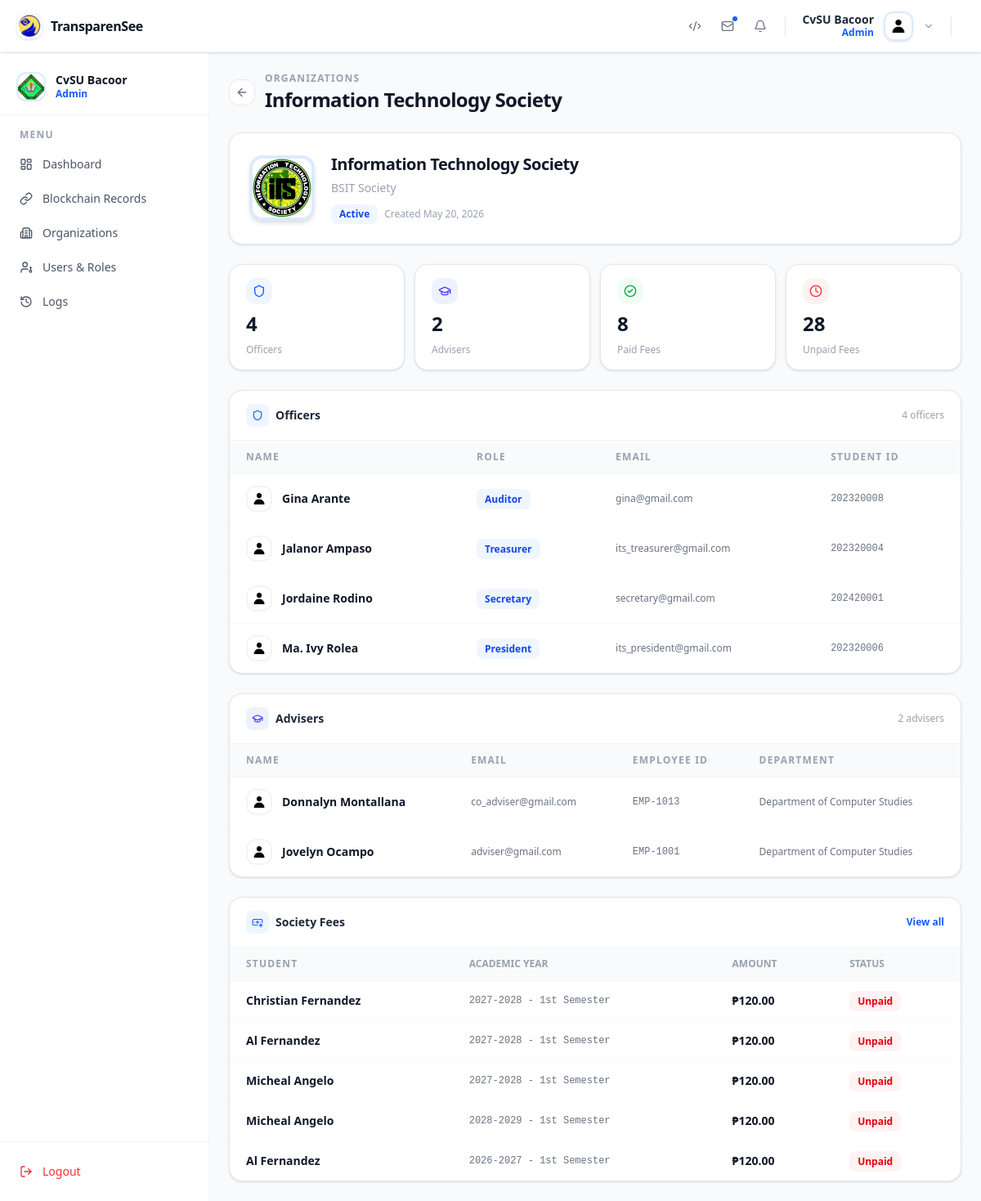
The app's page /organizations/details/1/ (signed in), older data.
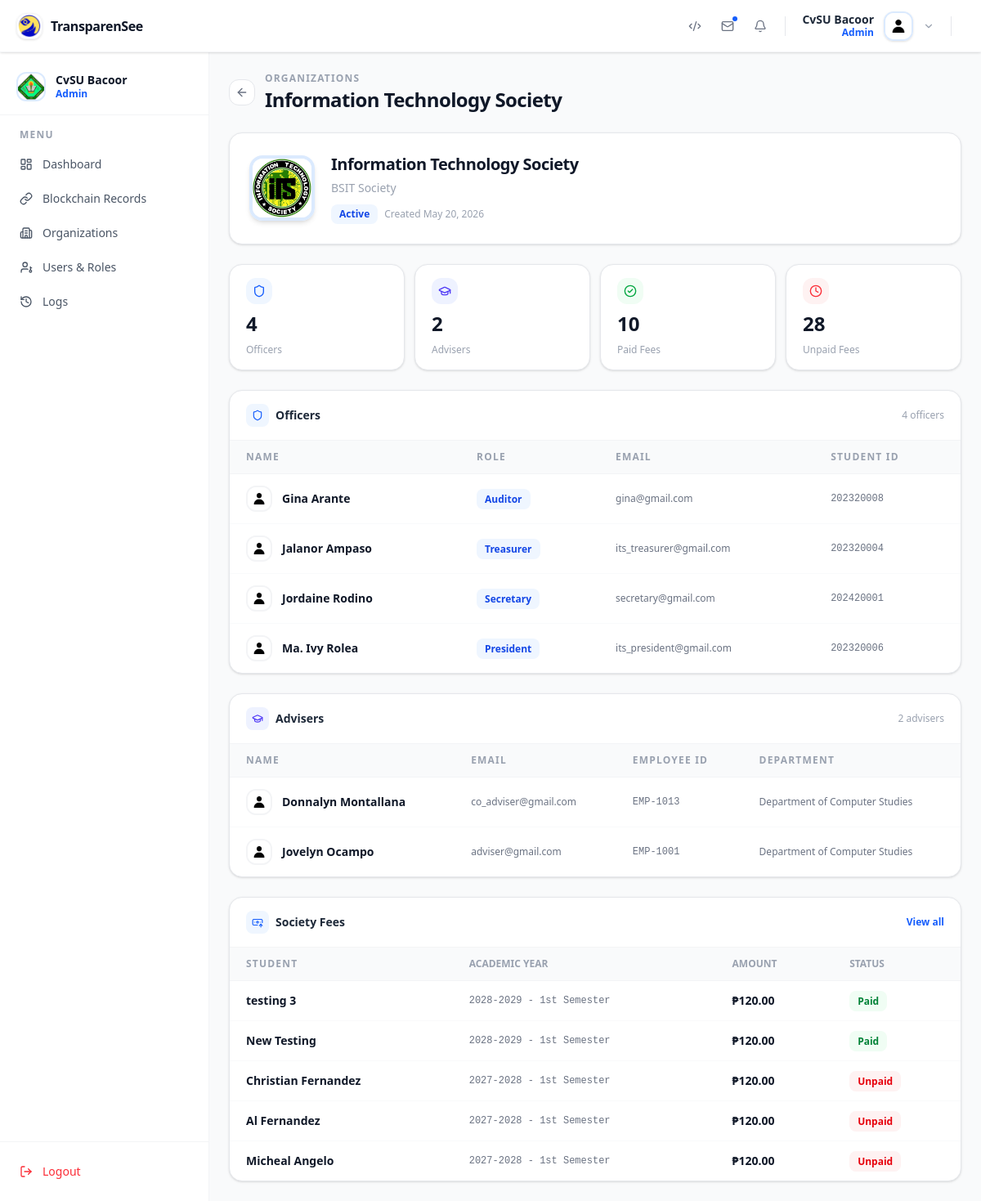
The same page, newer data.
### app/models.py (models this page shows, shortened)
class Officer(models.Model):
    COURSE_CHOICE = [
        ("BSIT", "Bachelor of Science in Information Technology"),
        ("BSCS", "Bachelor of Science in Computer Science"),
        ("BSP", "Bachelor of Science in Psychology"),
        ("BSED-MTH", "Bachelor of Secondary Education - Mathematics "),
        ("BSED-ENG", "Bachelor of Secondary Education - English"),
        ("BSHM", "Bachelor of Science in Hospitality Management"),
        ("BSC", "Bachelor of Science in Criminology"),
        ("BSBA-MM", "Bachelor of Science in Business Administration - Marketing Management"),
        ("BSBA-HR", "Bachelor of Science in Business Administration - Human Resource Management"),
    ]
    YEAR_CHOICES = [
    (1, "1st Year"),
    (2, "2nd Year"),
    (3, "3rd Year"),
    (4, "4th Year"),
]
    user = models.OneToOneField(User, on_delete=models.CASCADE, related_name='officer')
    student_id = models.IntegerField()
    program = models.CharField( max_length=20, choices=COURSE_CHOICE)
    year = models.IntegerField(choices=YEAR_CHOICES)
    section = models.CharField( max_length=10)
    organization = models.ForeignKey(Organization, on_delete=models.SET_NULL, blank=True, null=True)
    signature = models.ImageField( upload_to='signatures/officers', blank=True, null=True)

class Adviser(models.Model):
    organization = models.ForeignKey(Organization, on_delete=models.CASCADE, null=True, blank=True)
    user = models.OneToOneField(User, on_delete=models.CASCADE, related_name='adviser' )
    employee_id = models.CharField(max_length=20, blank=True, null=True)
    department = models.CharField(max_length=100, blank=True, null=True)
    signature = models.ImageField( upload_to='signatures/advisers', blank=True, null=True)

class SocietyFee(models.Model):
    STATUS_CHOICES = [
        ('paid', 'Paid'),
        ('unpaid', 'Unpaid'),
        ('partial', 'Partial'),
    ]
    SEMESTER_CHOICES = [
        ('1stSem', '1st Semester'),
        ('2ndSem', '2nd Semester'),
    ]
    organization = models.ForeignKey(
        Organization,
        on_delete=models.CASCADE,
        related_name='society_fees'
    )
    student = models.ForeignKey(
        User,
        on_delete=models.CASCADE,
        related_name='society_fees'
    )
    academic_year = models.ForeignKey(
        AcademicYear,
        on_delete=models.CASCADE,
        related_name='society_fees'
    )
    amount = models.DecimalField(max_digits=10, decimal_places=2)
    amount_paid = models.DecimalField(max_digits=10, decimal_places=2, default=0)
    semester = models.CharField( choices=SEMESTER_CHOICES ,max_length=50)
    status = models.CharField(max_length=20, choices=STATUS_CHOICES, default='unpaid')
    created_at = models.DateTimeField(auto_now_add=True)
    updated_at = models.DateTimeField(auto_now=True)
    class Meta:
        ordering = ['-created_at']
        unique_together = ['student', 'organization', 'academic_year', 'semester']

class AcademicYear(models.Model):
    SEMESTER_CHOICES = [
        ('1stSem', '1st Semester'),
        ('2ndSem', '2nd Semester'),
    ]
    academic_year = models.CharField(max_length=20)
    semester = models.CharField(max_length=10, choices=SEMESTER_CHOICES)
    class Meta:
        unique_together = ['academic_year', 'semester']
        ordering = ['-academic_year', 'semester']
    def __str__(self):
        return f'{self.academic_year} - {self.get_semester_display()}'

### accounts/models.py (models this page shows)
class CustomUser(AbstractUser):
    ROLE_CHOICES = [
        ('admin', 'Admin'),
        ('campus_admin', 'Campus Admin'),
        ('adviser', 'Adviser'),
        ('co_adviser', 'Co-Adviser'),
        ('treasurer', 'Treasurer'),
        ('auditor', 'Auditor'),
        ('president', 'President'),
        ('vice_president', 'Vice-President'),
        ('secretary', 'Secretary'),
        ('student', 'Student'),
        ('head', 'Head')
    ]
    middle_name = models.CharField(max_length=50, blank=True)
    role = models.CharField( max_length=20, choices=ROLE_CHOICES)
    profile_image = models.ImageField(upload_to="profile_pictures", blank=True, null=True)
    REQUIRED_FIELDS = ['email', 'first_name', 'last_name']
    objects = CustomUserManager()

### app/views/campus/campus_head.py (the view)
# urls.py: path('organizations/details/<int:pk>/', OrganizationDetailView.as_view(), name='organization_detail'),
class OrganizationDetailView(RoleRequireMixin, DetailView):
    model = Organization
    template_name = 'app/organization_detail.html'
    context_object_name = 'org'
    role_required = ['campus_admin', 'head', 'admin']
    def get_context_data(self, **kwargs):
        context = super().get_context_data(**kwargs)
        org = self.get_object()
        user = self.request.user
        role_template = {
            "head": "app/heads/sidebar.html",
            "admin": "app/superadmin/sidebar.html",
            "campus_admin": "app/campus_admin/sidebar.html",
        }
        context["base_template"] = role_template.get(user.role,  'app/base.html')
        context['officers'] = Officer.objects.filter(
            organization=org
        ).select_related('user').order_by('user__first_name')
        context['advisers'] = Adviser.objects.filter(
            organization=org
        ).select_related('user').order_by('user__first_name')
        context['society_fees'] = SocietyFee.objects.filter(
            organization=org
        ).order_by('-created_at')
        context['org_category'] = org.category
        context['total_officers'] = context['officers'].count()
        context['total_advisers'] = context['advisers'].count()
        context['paid_fees'] = SocietyFee.objects.filter(
            organization=org, status='paid'
        ).count()
        context['unpaid_fees'] = SocietyFee.objects.filter(
            organization=org, status='unpaid'
        ).count()
        return context

### app/context_processors.py (called while the page is built)
def notifications(request):
    if request.user.is_authenticated:
        notifications = Notification.objects.filter(
            recipient=request.user
        ).order_by("-created_at")[:5]
        unread_count = Notification.objects.filter(
            recipient=request.user,
            is_read=False
        ).count()
        return {
            "notifications": notifications,
            "unread_count": unread_count,
        }
    return {
        "notifications": [],
        "unread_count": 0,
    }

### app/views/mixins.py (called while the page is built)
    def dispatch(self, request, *args, **kwargs):
        if not request.user.is_authenticated:
            return self.handle_no_permission()
        required_roles = self.role_required
        if isinstance(required_roles, str):
            required_roles = [required_roles]
        if required_roles and request.user.role not in required_roles:
            raise PermissionDenied
        return super().dispatch(request, *args, **kwargs)

### app/templates/app/organization_detail.html (shortened to what the changed rows need)
{% extends base_template %} {% load static %} {% block con %}
<div class="px-6 py-6 flex flex-col gap-6 bg-gray-50">
  <div class="flex items-center justify-between">
    <div class="flex items-center gap-3">
      <div>
        <h1 class="text-2xl font-extrabold text-gray-900 tracking-tight">{{ org.name }}</h1>
      </div>
    </div>
  </div>
  <div class="bg-white rounded-2xl border border-gray-200 shadow-sm p-6">
    <div class="flex items-center gap-5">
      <div class="flex-1">
        <h2 class="text-xl font-extrabold text-gray-900 tracking-tight">{{ org.name }}</h2>
      </div>
    </div>
  </div>
  <div class="grid grid-cols-2 {% if org_category == 'academic' %} md:grid-cols-4
  {% else %}
  md:grid-cols-2
  {% endif %}  gap-3">
    {% if org_category == 'academic' %}
    <div class="bg-white rounded-2xl border border-gray-200 shadow-sm px-5 py-4 flex flex-col gap-2">
      <div class="w-8 h-8 rounded-xl bg-green-50 flex items-center justify-center">
        <i data-lucide="circle-check" class="w-4 h-4 text-green-600"></i>
      </div>
      <p class="text-2xl font-extrabold text-gray-900">{{ paid_fees }}</p>
      <p class="text-xs text-gray-400 font-medium">Paid Fees</p>
    </div>
    <div class="bg-white rounded-2xl border border-gray-200 shadow-sm px-5 py-4 flex flex-col gap-2">
      <div class="w-8 h-8 rounded-xl bg-red-50 flex items-center justify-center">
        <i data-lucide="clock" class="w-4 h-4 text-red-500"></i>
      </div>
      <p class="text-2xl font-extrabold text-gray-900">{{ unpaid_fees }}</p>
      <p class="text-xs text-gray-400 font-medium">Unpaid Fees</p>
    </div>
    {% endif %}
  </div>
  <div class="bg-white rounded-2xl border border-gray-200 shadow-sm overflow-hidden">
    <div class="overflow-x-auto">
      <table class="w-full text-sm">
        <thead class="bg-gray-50 border-b border-gray-100">
          <tr>
            <th class="px-5 py-3 text-left text-xs font-bold tracking-widest text-gray-400 uppercase">Name</th>
            <th class="px-5 py-3 text-left text-xs font-bold tracking-widest text-gray-400 uppercase">Role</th>
            <th class="px-5 py-3 text-left text-xs font-bold tracking-widest text-gray-400 uppercase">Email</th>
            <th class="px-5 py-3 text-left text-xs font-bold tracking-widest text-gray-400 uppercase">Student ID</th>
          </tr>
        </thead>
        <tbody class="divide-y divide-gray-50">
          {% for officer in officers %}
          <tr class="hover:bg-blue-50/40 transition-colors duration-150">
            <td class="px-5 py-3.5">
              <div class="flex items-center gap-3">
                <div class="w-8 h-8 rounded-xl overflow-hidden border-2 border-gray-100 shrink-0">
                  <img
                    src="{% if officer.user.profile_image %}{{ officer.user.profile_image.url }}{% else %}{% static 'images/default_profile_pic.jpg' %}{% endif %}"
                    alt="avatar"
                    class="w-full h-full object-cover"
                  />
                </div>
                <p class="font-semibold text-gray-900 text-sm">{{ officer.user.get_full_name }}</p>
              </div>
            </td>
            <td class="px-5 py-3.5">
              <span class="bg-blue-50 text-blue-700 text-xs font-bold px-2.5 py-1 rounded-lg">{{ officer.user.get_role_display }}</span>
            </td>
            <td class="px-5 py-3.5 text-xs text-gray-500">{{ officer.user.email }}</td>
            <td class="px-5 py-3.5 text-xs text-gray-500 font-mono">{{ officer.student_id|default:"—" }}</td>
          </tr>
          {% empty %}
          <tr>
            <td colspan="4" class="px-5 py-10 text-center text-sm text-gray-400 italic">No officers yet</td>
          </tr>
          {% endfor %}
        </tbody>
      </table>
    </div>
  </div>
  <div class="bg-white rounded-2xl border border-gray-200 shadow-sm overflow-hidden">
    <div class="overflow-x-auto">
      <table class="w-full text-sm">
        <thead class="bg-gray-50 border-b border-gray-100">
          <tr>
            <th class="px-5 py-3 text-left text-xs font-bold tracking-widest text-gray-400 uppercase">Name</th>
            <th class="px-5 py-3 text-left text-xs font-bold tracking-widest text-gray-400 uppercase">Email</th>
            <th class="px-5 py-3 text-left text-xs font-bold tracking-widest text-gray-400 uppercase">Employee ID</th>
            <th class="px-5 py-3 text-left text-xs font-bold tracking-widest text-gray-400 uppercase">Department</th>
          </tr>
        </thead>
        <tbody class="divide-y divide-gray-50">
          {% for adviser in advisers %}
          <tr class="hover:bg-blue-50/40 transition-colors duration-150">
            <td class="px-5 py-3.5">
              <div class="flex items-center gap-3">
                <div class="w-8 h-8 rounded-xl overflow-hidden border-2 border-gray-100 shrink-0">
                  <img
                    src="{% if adviser.user.profile_image %}{{ adviser.user.profile_image.url }}{% else %}{% static 'images/default_profile_pic.jpg' %}{% endif %}"
                    alt="avatar"
                    class="w-full h-full object-cover"
                  />
                </div>
                <p class="font-semibold text-gray-900 text-sm">{{ adviser.user.get_full_name }}</p>
              </div>
            </td>
            <td class="px-5 py-3.5 text-xs text-gray-500">{{ adviser.user.email }}</td>
            <td class="px-5 py-3.5 text-xs text-gray-500 font-mono">{{ adviser.employee_id|default:"—" }}</td>
            <td class="px-5 py-3.5 text-xs text-gray-500">{{ adviser.department|default:"—" }}</td>
          </tr>
          {% empty %}
          <tr>
            <td colspan="4" class="px-5 py-10 text-center text-sm text-gray-400 italic">No advisers yet</td>
          </tr>
          {% endfor %}
        </tbody>
      </table>
    </div>
  </div>
  {% if org_category == 'academic' %}
  <div class="bg-white rounded-2xl border border-gray-200 shadow-sm overflow-hidden">
    <div class="overflow-x-auto">
      <table class="w-full text-sm">
        <thead class="bg-gray-50 border-b border-gray-100">
          <tr>
            <th class="px-5 py-3 text-left text-xs font-bold tracking-widest text-gray-400 uppercase">Student</th>
            <th class="px-5 py-3 text-left text-xs font-bold tracking-widests text-gray-400 uppercase">Academic Year</th>
            <th class="px-5 py-3 text-left text-xs font-bold tracking-widests text-gray-400 uppercase">Amount</th>
            <th class="px-5 py-3 text-left text-xs font-bold tracking-widests text-gray-400 uppercase">Status</th>
          </tr>
        </thead>
        <tbody class="divide-y divide-gray-50">
          {% for fee in society_fees|slice:":5" %}
          <tr class="hover:bg-blue-50/40 transition-colors duration-150">
            <td class="px-5 py-3.5 font-semibold text-gray-900 text-sm">{{ fee.student.get_full_name }}</td>
            <td class="px-5 py-3.5 text-xs text-gray-500 font-mono">{{ fee.academic_year }}</td>
            <td class="px-5 py-3.5 font-semibold text-gray-900">₱{{ fee.amount }}</td>
            <td class="px-5 py-3.5">
              {% if fee.status == 'paid' %}
              <span class="bg-green-50 text-green-700 text-xs font-bold px-2.5 py-1 rounded-lg">Paid</span>
              {% elif fee.status == 'partial' %}
              <span class="bg-amber-50 text-amber-700 text-xs font-bold px-2.5 py-1 rounded-lg">Partial</span>
              {% else %}
              <span class="bg-red-50 text-red-600 text-xs font-bold px-2.5 py-1 rounded-lg">Unpaid</span>
              {% endif %}
            </td>
          </tr>
          {% empty %}
          <tr>
            <td colspan="4" class="px-5 py-10 text-center text-sm text-gray-400 italic">No fee records yet</td>
          </tr>
          {% endfor %}
        </tbody>
      </table>
    </div>
  </div>
  {% endif %}
</div>
{% endblock con %}

Row changes from the older to the newer data that the page shows:
no longer on this page (row unchanged): SocietyFee: student.get_full_name "Micheal Angelo", academic_year "2028-2029 - 1st Semester", amount "120.00", status "Unpaid"
no longer on this page (row unchanged): SocietyFee: student.get_full_name "Al Fernandez", academic_year "2026-2027 - 1st Semester", amount "120.00", status "Unpaid"
added SocietyFee: student.get_full_name "testing 3", academic_year "2028-2029 - 1st Semester", amount "120.00", status "Paid"
added SocietyFee: student.get_full_name "New Testing", academic_year "2028-2029 - 1st Semester", amount "120.00", status "Paid"
Text that changed along with them:
{{ paid_fees }}: "8" → "10"
